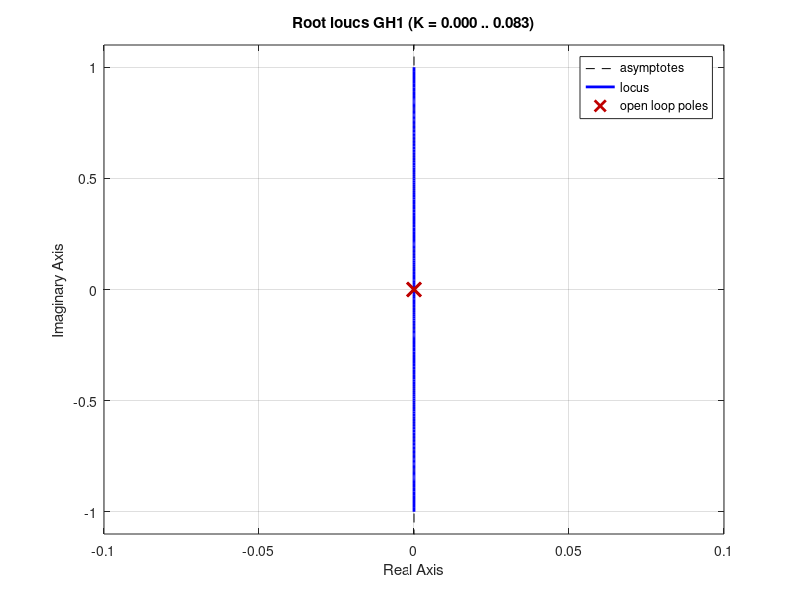
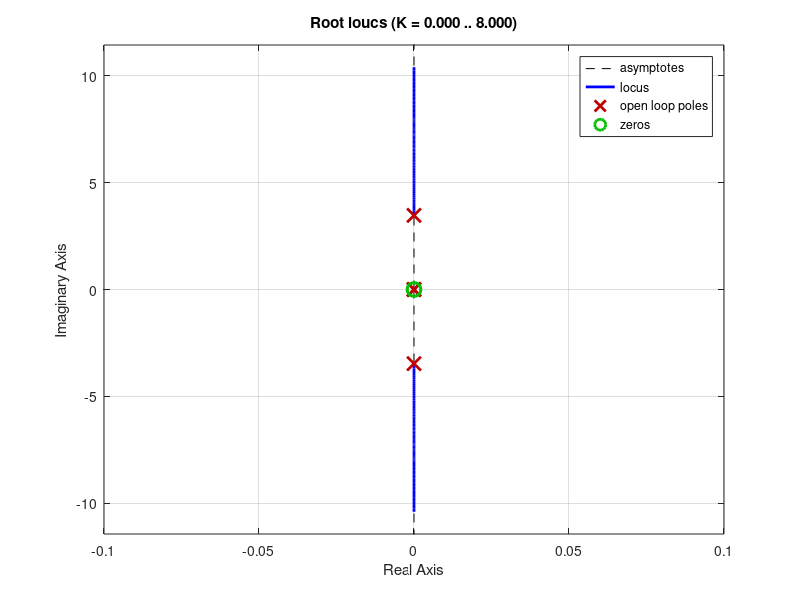
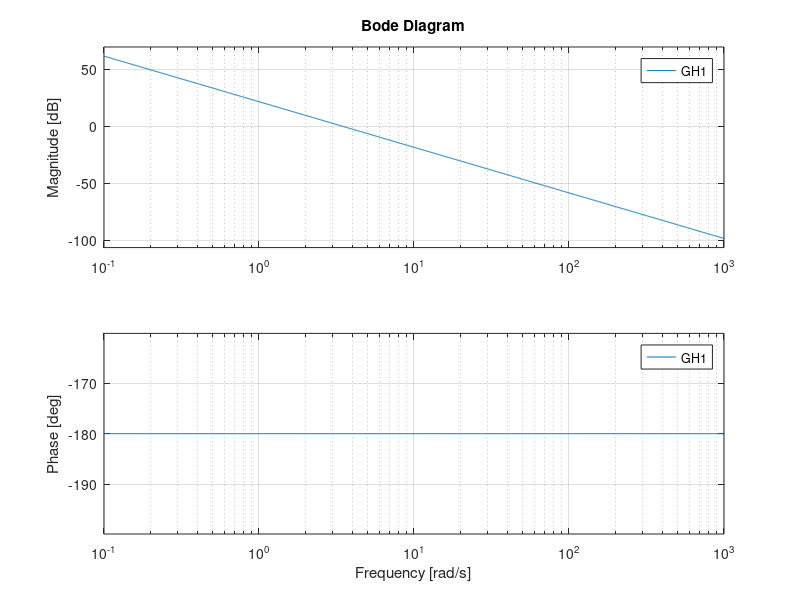
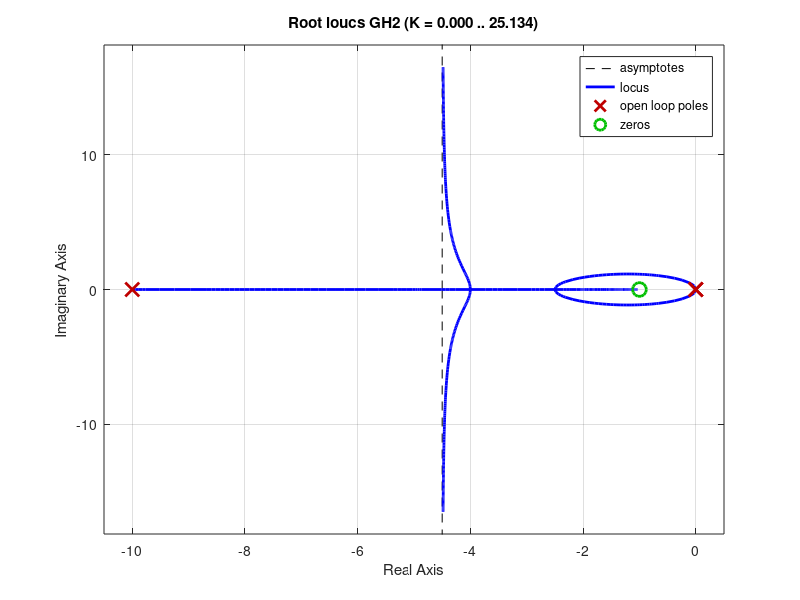

The MATLAB script that drew these images, in order:
clear all; clc; clf;

s = tf('s');
m=1;
w=1;
K=1;

GH1 = 12 * K/ (m*w^2*s^2);

figure(1)
rlocus(GH1)
figure(2)
rlocus(GH1 / (1 + GH1));
figure(3)
bode(GH1)

z = 1;
p = 10;

GH2 = 12 * K * (s + z) / (m*w^2*s^2*(s + p));

figure(4)
rlocus(GH2);
figure(5)
rlocus(GH2 / (1 + GH2));
figure(6)
bode(GH2);